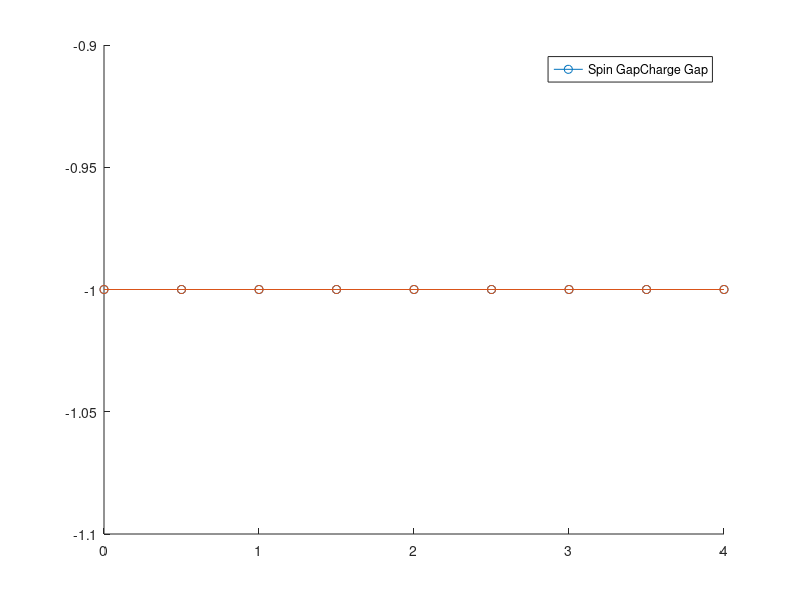

This chart was generated by the following MATLAB code:
% Function to read results of the superfermion TNT calculation

function GAP_C_S

clear; clc;

% System and lead parameters
L = 64; % Number of system sites.
J=1;
U=-2;
V=[0,0.5,1,1.5,2,2.5,3,3.5,4];
DS=ones(size(V))*-1;
DC=ones(size(V))*-1;
a=0.1;
chi1=1000;
chi2=2000;

Number1=[31,32,33,33,31];
Number2=[31,32,33,31,33];

% Search for the V files which have 4 output files
for j=1:9
file=['V' num2str(V(j))];
disp(file);
path(path,file); % Add path for the V file

Energy=zeros(5,1);
counter=0;

% Searching for output files
for i=1:5
    
fname_1 = ['V' num2str(V(j)) '/' 'GS_FH_NNN_L' num2str(L) '_[' num2str(Number1(i)) '_' num2str(Number2(i)) ']_J' num2str(J) '_U' num2str(U) '_V' num2str(V(j)) '_a' num2str(a) '_chi' num2str(chi1) '.mat'];
check1 = exist(fname_1);
fname_2 = ['V' num2str(V(j)) '/' 'GS_FH_NNN_L' num2str(L) '_[' num2str(Number1(i)) '_' num2str(Number2(i)) ']_J' num2str(J) '_U' num2str(U) '_V' num2str(V(j)) '_a' num2str(a) '_chi' num2str(chi2) '.mat'];
check2 = exist(fname_2);

if check1 == 2    
    %disp([ 'L' num2str(L) '_[' num2str(Number1(i)) '_' num2str(Number2(i)) ']_J' num2str(J) '_U' num2str(U) '_V' num2str(V(j)) '_a' num2str(a)]);
    counter=counter+1;
    load(fname_1); % Load file
    Energy(i)=E(end);
    disp(E(end))
end

if check2 == 2    
    %disp([ 'L' num2str(L) '_[' num2str(Number1(i)) '_' num2str(Number2(i)) ']_J' num2str(J) '_U' num2str(U) '_V' num2str(V(j)) '_a' num2str(a)]);
    counter=counter+1;
    load(fname_2); % Load file
    Energy(i)=E(end);
    disp(E(end))
end
end

% If the output files are enough, the gaps are calculated
    if counter==4
        DC(j)= 0.5 * ( Energy(1)+ Energy(3) -2*Energy(2) );
        
% In case one doesn't work    
    if Energy(4)==0
             DS(j)=Energy(5)-Energy(2);
    else
             DS(j)=Energy(4)-Energy(2);
    end

    
    end


end
hold on
P1=plot(V,DS,"-o"); M1="Spin Gap";
P2=plot(V,DC,"-o"); M2="Charge Gap";
legend([P1,P2],[M1,M2]);
